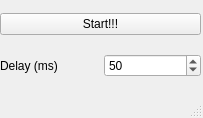
<?xml version="1.0" encoding="UTF-8"?>
<ui version="4.0">
 <class>MainWindow</class>
 <widget class="QMainWindow" name="MainWindow">
  <property name="geometry">
   <rect>
    <x>0</x>
    <y>0</y>
    <width>203</width>
    <height>118</height>
   </rect>
  </property>
  <property name="windowTitle">
   <string>MainWindow</string>
  </property>
  <widget class="QWidget" name="centralwidget">
   <widget class="QWidget" name="gridLayoutWidget">
    <property name="geometry">
     <rect>
      <x>0</x>
      <y>0</y>
      <width>201</width>
      <height>91</height>
     </rect>
    </property>
    <layout class="QGridLayout" name="gridLayout">
     <item row="1" column="0">
      <widget class="QLabel" name="label">
       <property name="text">
        <string>Delay (ms)</string>
       </property>
      </widget>
     </item>
     <item row="1" column="1">
      <widget class="QSpinBox" name="spinBox">
       <property name="minimum">
        <number>1</number>
       </property>
       <property name="maximum">
        <number>1000</number>
       </property>
       <property name="value">
        <number>50</number>
       </property>
      </widget>
     </item>
     <item row="0" column="0" colspan="2">
      <widget class="QPushButton" name="pushButton">
       <property name="text">
        <string>Start!!!</string>
       </property>
      </widget>
     </item>
    </layout>
   </widget>
  </widget>
  <widget class="QStatusBar" name="statusbar"/>
 </widget>
 <resources/>
 <connections/>
</ui>
